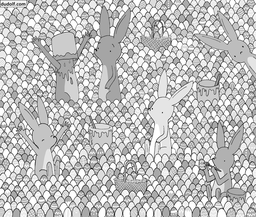
#> input picture exercise.03/findetDieFehler/mitFehler.png, 256 x 217 px, shrunk from 1600 x 1358 before the run
$ python findeFehler.py
#> lines starting #> are read from the running program, lines starting #| are printed output that depends on the picture; after the words box and inside, x2 and y2 are one past the last pixel; in counts of white or black regions, pixels touching at a corner belong together
import math
import skimage.io
import matplotlib.pyplot as plt
import numpy as np

imgF = skimage.io.imread("./findetDieFehler/mitFehler.png")
#> imgF is the input picture: shape (217, 256); min 12, max 255, mean 190.7
imgO = skimage.io.imread("./findetDieFehler/ohneFehler.png")
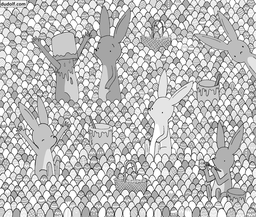
#> input picture exercise.03/findetDieFehler/ohneFehler.png, 256 x 217 px, shrunk from 1600 x 1358 before the run
#> imgO is the input picture: shape (217, 256); min 12, max 255, mean 191

arr1 = np.array(imgF)
arr2 = np.array(imgO)

# 1. Ermittelt zunächst ein Bild, das die Veränderungen
# zwischen den beiden Bildern zeigt als Verküpfung
# der Bilder mit einem sinnvollen arithmetischen Operator.
diff = np.bitwise_xor(arr1, arr2)
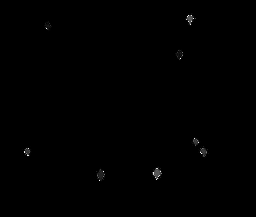
#> diff: shape (217, 256); min 0, max 254, mean 0.5

# 2. Wandelt das Ergebnis anschließend in ein Binärbild um,
# das veränderte Pixel als Vordergrund und unveränderte Pixel
# als Hintergrund beinhaltet. Wenn ihr euch das Bild nun
# anzeigen lasst, könnt ihr zwar die Positionen der
# Veränderungen selbst ermitteln und die Anzahl zählen,
# aber das soll nun ebenfalls der Computer machen.
skimage.io.imsave("bv.exercise.04.03.01-diff.png", diff)

# 3. Erweitert daher euer Skript, um die Funktionalität
# des Zählens der Veränderungen. Dabei ist jeder
# zusammenhängende Bereich an Pixeln, der sich verändert
# hat, als ein Bereich zu zählen.

img_copy = np.copy(diff)


# img_copy = np.array([[0, 1, 0], [1, 1, 1]])


def neighbors(inx: int, iny: int) -> []:
    start_x = max(inx - 1, 0)
    end_x = min(inx + 2, img_copy.shape[0])
    start_y = max(iny - 1, 0)
    end_y = min(iny + 2, img_copy.shape[1])
    coordinates = []

    for x in range(start_x, end_x):
        for y in range(start_y, end_y):
            coordinates += [(x, y)]

    return coordinates


def prune_cluster(inx: int, iny: int) -> int:
    result = 0

    queue = neighbors(inx, iny)

    while len(queue) > 0:
        xy = queue.pop(0)

        # Neighbor Pixel is not part of the cluster
        # OR it is market as part of the cluster.
        if img_copy[xy] == 0 or img_copy[xy] == 0xff:
            continue

        result = 1
        img_copy[xy] = 0xff

        queue += neighbors(xy[0], xy[1])

    return result


prune_clusters = 0
for inx in range(diff.shape[0]):
    for iny in range(diff.shape[1]):
        prune_clusters += prune_cluster(inx, iny)

print("prune_clusters", prune_clusters)
#| prune_clusters 9
skimage.io.imsave("bv.exercise.04.03.03.png", img_copy)
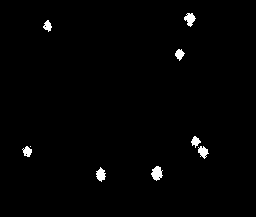
#> saved as bv.exercise.04.03.03.png: shape (217, 256); 1.2% white; 9 white regions (1 under 20 px), largest, box (x1, y1, x2, y2) and area: (151, 166, 163, 181) 119, (184, 13, 196, 27) 99, (96, 167, 106, 182) 94
